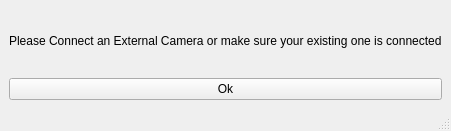
<?xml version="1.0" encoding="UTF-8"?>
<ui version="4.0">
 <class>MainWindow</class>
 <widget class="QMainWindow" name="MainWindow">
  <property name="geometry">
   <rect>
    <x>0</x>
    <y>0</y>
    <width>414</width>
    <height>131</height>
   </rect>
  </property>
  <property name="windowTitle">
   <string>MainWindow</string>
  </property>
  <widget class="QWidget" name="centralwidget">
   <layout class="QGridLayout" name="gridLayout">
    <item row="0" column="0">
     <widget class="QLabel" name="label">
      <property name="text">
       <string>Please Connect an External Camera or make sure your existing one is connected</string>
      </property>
     </widget>
    </item>
    <item row="1" column="0">
     <widget class="QPushButton" name="pushButton">
      <property name="text">
       <string>Ok</string>
      </property>
     </widget>
    </item>
   </layout>
  </widget>
  <widget class="QMenuBar" name="menubar">
   <property name="geometry">
    <rect>
     <x>0</x>
     <y>0</y>
     <width>414</width>
     <height>21</height>
    </rect>
   </property>
  </widget>
  <widget class="QStatusBar" name="statusbar"/>
 </widget>
 <resources/>
 <connections/>
</ui>
